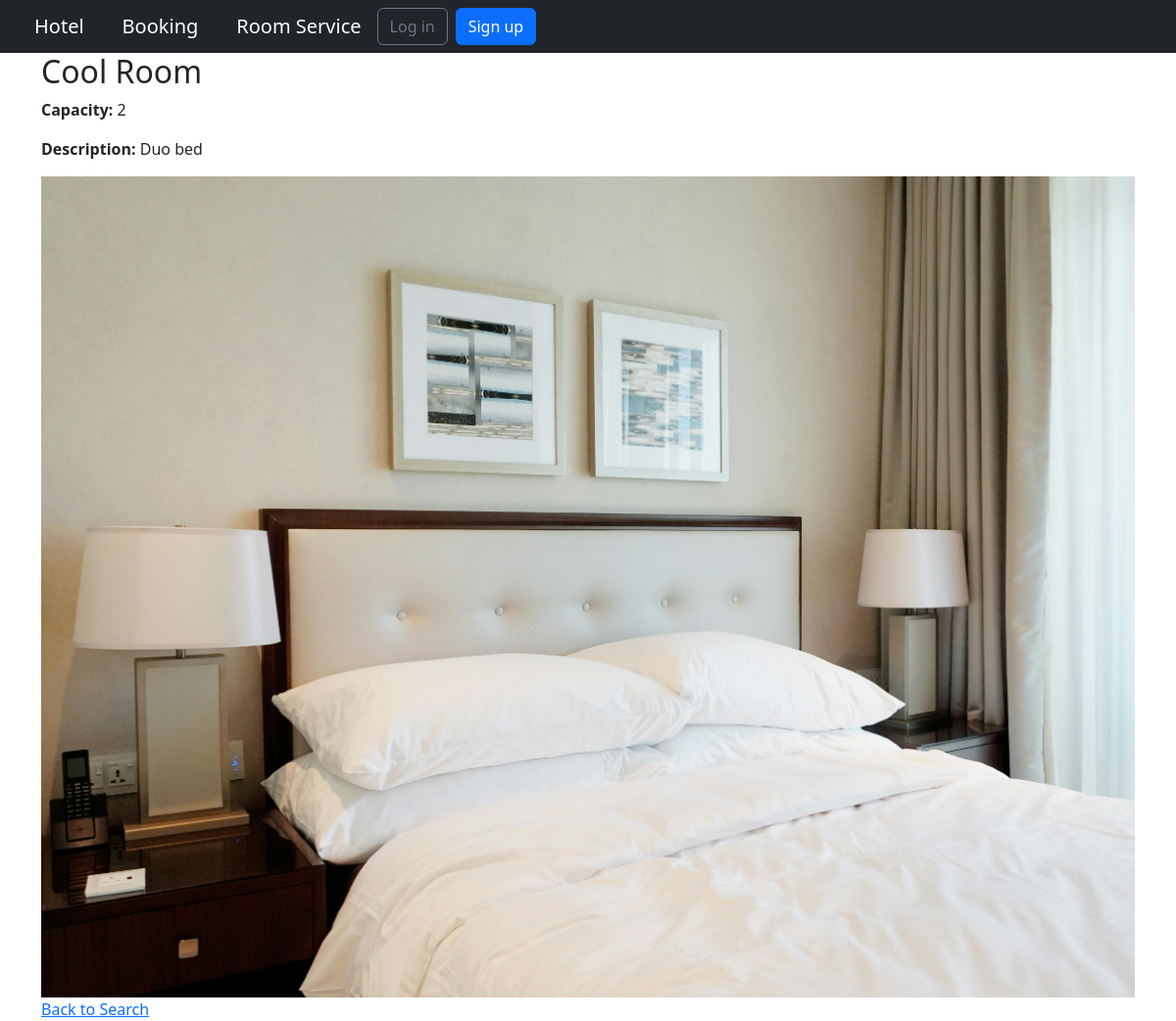
/Booking/room/3/, run on the app's committed database.
### Booking/models.py (models this page shows, shortened)
class Room(models.Model):
    name = models.CharField(max_length=100, unique=True)
    capacity = models.IntegerField()
    description = models.TextField(blank=True, null=True)
    image = models.ImageField(upload_to='room_images/', blank=True, null=True)  # Add this line

### Booking/views.py (the view)
# urls.py: path('room/<int:room_id>/', views.room_detail, name='room_detail'),  # Add this line
def room_detail(request, room_id):
    room = get_object_or_404(Room, id=room_id)
    return render(request, 'room_detail.html', {'room': room})

### accounts/context_processors.py (called while the page is built)
def user_groups(request):
    if request.user.is_authenticated:
        return{'is_manager': request.user.groups.filter(name='Manager').exists()}
    return {'is_manager': False}

### Booking/templates/room_detail.html
{% extends 'base.html' %}
{% block content %}
<h2>{{ room.name }}</h2>
<p><strong>Capacity:</strong> {{ room.capacity }}</p>
<p><strong>Description:</strong> {{ room.description }}</p>
{% if room.image %}
    <img src="{{ room.image.url }}" alt="{{ room.name }}" style="max-width: 100%; height: auto;">
{% else %}
    <p>No image available for this room.</p>
{% endif %}
<a href="{% url 'search_rooms' %}">Back to Search</a>
{% endblock %}

### data on the page
Room: name "Cool Room", capacity "2", description "Duo bed", image (picture)
